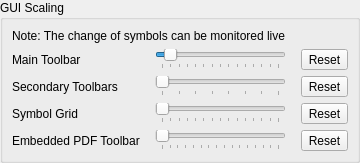
         <widget class="QWidget" name="pageScaling">
          <layout class="QVBoxLayout" name="layoutScaling">
           <property name="leftMargin">
            <number>0</number>
           </property>
           <property name="topMargin">
            <number>0</number>
           </property>
           <property name="rightMargin">
            <number>0</number>
           </property>
           <property name="bottomMargin">
            <number>0</number>
           </property>
           <item>
            <widget class="QGroupBox" name="groupBox_17">
             <property name="title">
              <string>GUI Scaling</string>
             </property>
             <layout class="QGridLayout" columnstretch="0,1,1,0">
              <property name="horizontalSpacing">
               <number>15</number>
              </property>
              <item row="0" column="0" colspan="3">
               <widget class="QLabel" name="label_SlidersNote">
                <property name="text">
                 <string>Note: The change of symbols can be monitored live</string>
                </property>
               </widget>
              </item>
              <item row="5" column="1" colspan="2">
               <widget class="QSlider" name="horizontalSliderSymbol">
                <property name="toolTip">
                 <string>This changes the scaling of the symbol grid (for high resolution displays).</string>
                </property>
                <property name="minimum">
                 <number>16</number>
                </property>
                <property name="maximum">
                 <number>128</number>
                </property>
                <property name="tracking">
                 <bool>true</bool>
                </property>
                <property name="orientation">
                 <enum>Qt::Orientation::Horizontal</enum>
                </property>
                <property name="invertedAppearance">
                 <bool>false</bool>
                </property>
                <property name="invertedControls">
                 <bool>false</bool>
                </property>
                <property name="tickPosition">
                 <enum>QSlider::TickPosition::TicksBelow</enum>
                </property>
                <property name="tickInterval">
                 <number>8</number>
                </property>
               </widget>
              </item>
              <item row="1" column="0">
               <widget class="QLabel" name="label_11">
                <property name="text">
                 <string>Main Toolbar</string>
                </property>
               </widget>
              </item>
              <item row="1" column="3">
               <widget class="QToolButton" name="tbRevertIcon">
                <property name="text">
                 <string>Reset</string>
                </property>
               </widget>
              </item>
              <item row="2" column="3">
               <widget class="QToolButton" name="tbRevertCentralIcon">
                <property name="text">
                 <string>Reset</string>
                </property>
               </widget>
              </item>
              <item row="2" column="1" colspan="2">
               <widget class="QSlider" name="horizontalSliderCentraIcon">
                <property name="toolTip">
                 <string>This changes the scaling of the vertical toolbars (for high resolution displays).</string>
                </property>
                <property name="minimum">
                 <number>8</number>
                </property>
                <property name="maximum">
                 <number>64</number>
                </property>
                <property name="orientation">
                 <enum>Qt::Orientation::Horizontal</enum>
                </property>
                <property name="tickPosition">
                 <enum>QSlider::TickPosition::TicksBelow</enum>
                </property>
                <property name="tickInterval">
                 <number>8</number>
                </property>
               </widget>
              </item>
              <item row="1" column="1" colspan="2">
               <widget class="QSlider" name="horizontalSliderIcon">
                <property name="toolTip">
                 <string>This changes the scaling of the horizontal toolbars (for high resolution displays).</string>
                </property>
                <property name="minimum">
                 <number>16</number>
                </property>
                <property name="maximum">
                 <number>128</number>
                </property>
                <property name="value">
                 <number>24</number>
                </property>
                <property name="sliderPosition">
                 <number>24</number>
                </property>
                <property name="orientation">
                 <enum>Qt::Orientation::Horizontal</enum>
                </property>
                <property name="tickPosition">
                 <enum>QSlider::TickPosition::TicksBelow</enum>
                </property>
                <property name="tickInterval">
                 <number>8</number>
                </property>
               </widget>
              </item>
              <item row="5" column="3">
               <widget class="QToolButton" name="tbRevertSymbol">
                <property name="text">
                 <string>Reset</string>
                </property>
               </widget>
              </item>
              <item row="5" column="0">
               <widget class="QLabel" name="label_72">
                <property name="text">
                 <string>Symbol Grid</string>
                </property>
               </widget>
              </item>
              <item row="2" column="0">
               <widget class="QLabel" name="label_71">
                <property name="text">
                 <string>Secondary Toolbars</string>
                </property>
               </widget>
              </item>
              <item row="6" column="1" colspan="2">
               <widget class="QSlider" name="horizontalSliderPDF">
                <property name="toolTip">
                 <string>&lt;html&gt;&lt;head/&gt;&lt;body&gt;&lt;p&gt;This changes the scaling of the toolbar of the embedded PDF viewer (for high resolution displays).&lt;/p&gt;&lt;/body&gt;&lt;/html&gt;</string>
                </property>
                <property name="minimum">
                 <number>8</number>
                </property>
                <property name="maximum">
                 <number>128</number>
                </property>
                <property name="tracking">
                 <bool>true</bool>
                </property>
                <property name="orientation">
                 <enum>Qt::Orientation::Horizontal</enum>
                </property>
                <property name="tickPosition">
                 <enum>QSlider::TickPosition::TicksBelow</enum>
                </property>
                <property name="tickInterval">
                 <number>8</number>
                </property>
               </widget>
              </item>
              <item row="6" column="0">
               <widget class="QLabel" name="label_87">
                <property name="text">
                 <string>Embedded PDF Toolbar</string>
                </property>
               </widget>
              </item>
              <item row="6" column="3">
               <widget class="QToolButton" name="tbRevertPDF">
                <property name="text">
                 <string>Reset</string>
                </property>
               </widget>
              </item>
             </layout>
            </widget>
           </item>
           <item>
            <spacer name="verticalSpacer_6">
             <property name="orientation">
              <enum>Qt::Orientation::Vertical</enum>
             </property>
             <property name="sizeType">
              <enum>QSizePolicy::Policy::Expanding</enum>
             </property>
             <property name="sizeHint" stdset="0">
              <size>
               <width>20</width>
               <height>0</height>
              </size>
             </property>
            </spacer>
           </item>
          </layout>
         </widget>
